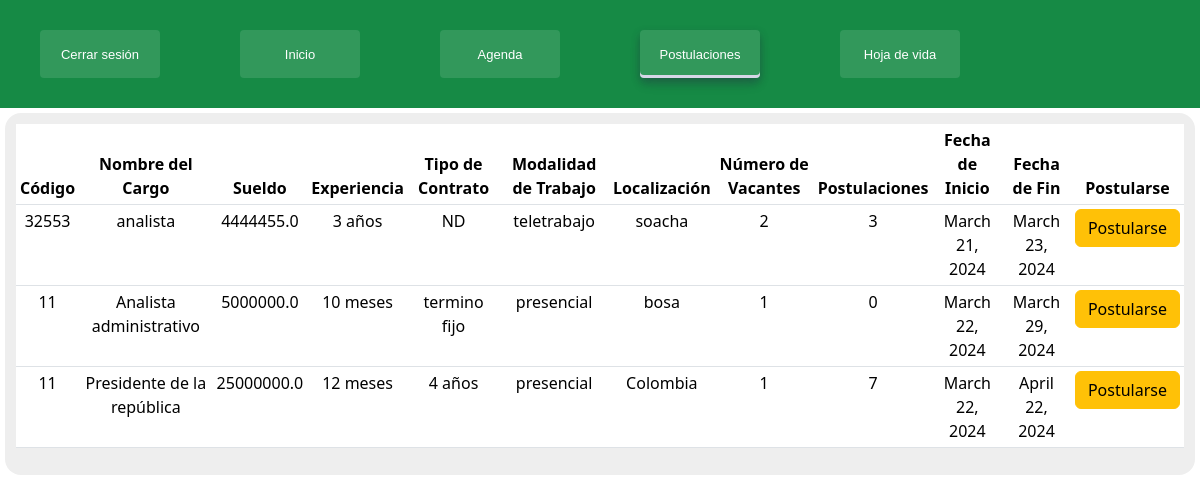
The app's page /usuario/postulaciones/, older data.
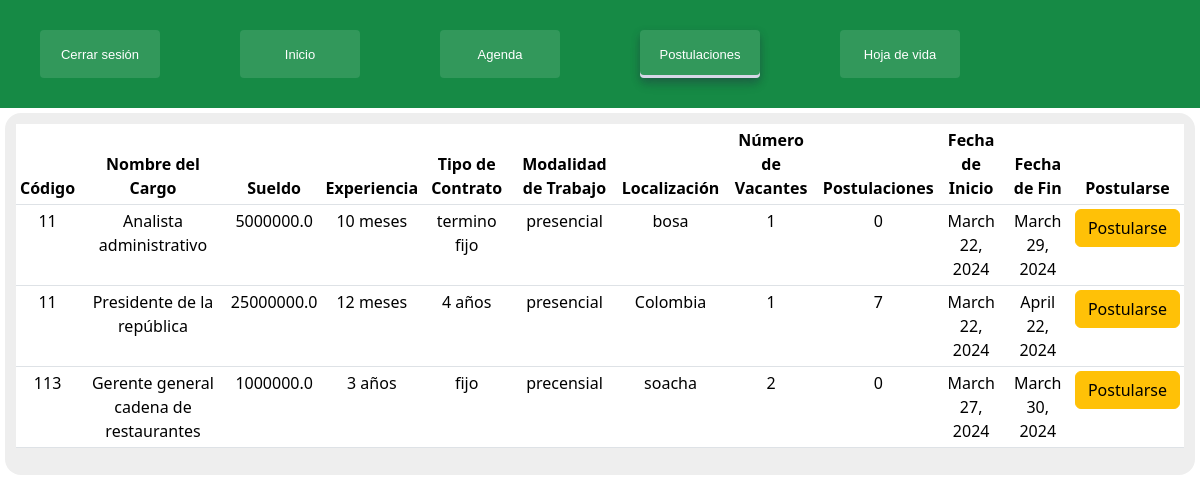
The same page, newer data.
### ofertas/models.py (models this page shows, shortened)
class Oferta(models.Model):
    codigo = models.IntegerField()
    profecion = models.CharField(max_length=255, null=True)
    experiencia = models.CharField(max_length=255)
    educacion = models.CharField(max_length=255)
    sueldo = models.FloatField()
    tipo_contrato = models.CharField(max_length=255)
    modalidad_trabajo = models.CharField(max_length=255)
    localizacion = models.CharField(max_length=255)
    n_vacantes = models.IntegerField()
    postulaciones = models.IntegerField()
    fecha_inicio = models.DateField()
    fecha_fin = models.DateField()

### ofertas/views.py (the view)
# urls.py: path('postulaciones/', views.postulacionesC, name="postulacionesC"),
def postulacionesC(request):
    data = Oferta.objects.all()
    return render(request, 'candidato/postulacionesC.html', {'ofertas': data})

### templates/candidato/postulacionesC.html (shortened to what this page needs)
{% load static%}
<!DOCTYPE html>
<html lang="en">
<head>
    <link href="{%static 'css/candidato/encabezado/encabezadoP.css'%}" rel="stylesheet">
    <link href="{%static 'css/candidato/encabezado/encabezado.css'%}" rel="stylesheet">
    <link href="{%static 'css/candidato/postulaciones/postulaciones.css'%}" rel="stylesheet">
    <link href="https://cdn.jsdelivr.net/npm/bootstrap@5.3.2/dist/css/bootstrap.min.css" rel="stylesheet">
</head>
<body>
    <div class="contenedor">
        <aside class="encabezado">
            <div class="flex4">
                <div class="navegacion">
                    <a class="but" href="{% url 'home' %}" onclick="return confirm('¿Estás seguro de cerrar sesión?')">Cerrar sesión</a>
                    <a class="but" href="{% url 'inicioC' %}">Inicio</a>
                    <a class="but" href="{% url 'agendaC' %}">Agenda</a>
                    <a class="butP" href="{% url 'postulacionesC' %}">Postulaciones</a>
                    <a class="but" href="{% url 'hoja_vida' %}">Hoja de vida</a>
                </div>
            </div>
        </aside>
        <div class="postulaciones">
            <div class="post">
                <table class="table table-sm" id="table11">
                    <thead class="table11">
                        <th scope="col"> Código </th>
                        <th scope="col"> Nombre del Cargo </th>
                        <th scope="col"> Sueldo </th>
                        <th scope="col"> Experiencia </th>
                        <th scope="col"> Tipo de Contrato </th>
                        <th scope="col"> Modalidad de Trabajo </th>
                        <th scope="col"> Localización </th>
                        <th scope="col"> Número de Vacantes </th>
                        <th scope="col"> Postulaciones </th>
                        <th scope="col"> Fecha de Inicio </th>
                        <th scope="col"> Fecha de Fin </th>
                        <th scope="col"> Postularse </th>
                    </thead>
                    <tbody>
                        {% for oferta in ofertas %}
                        <tr>
                            <td>{{ oferta.codigo }}</td>
                            <td>{{ oferta.profecion }}</td>
                            <td>{{ oferta.sueldo }}</td>
                            <td>{{ oferta.experiencia }}</td>
                            <td>{{ oferta.tipo_contrato }}</td>
                            <td>{{ oferta.modalidad_trabajo }}</td>
                            <td>{{ oferta.localizacion }}</td>
                            <td>{{ oferta.n_vacantes }}</td>
                            <td>{{ oferta.postulaciones }}</td>
                            <td>{{ oferta.fecha_inicio }}</td>
                            <td>{{ oferta.fecha_fin }}</td>
                            <td><a class="btn btn-warning" href="{% url 'postularse_oferta' oferta.id %}">Postularse</a></td>
                        </tr>
                        {% endfor %}
                    </tbody>
                </table>
            </div>
        </div>
    </div>
</body>
</html>

Row changes from the older to the newer data that the page shows:
removed Oferta: codigo "32553", profecion "analista", sueldo "4444455.0", experiencia "3 años", tipo_contrato "ND", modalidad_trabajo "teletrabajo", localizacion "soacha", n_vacantes "2", postulaciones "3", fecha_inicio "March 21, 2024", fecha_fin "March 23, 2024"
added Oferta: codigo "113", profecion "Gerente general cadena de restaurantes", sueldo "1000000.0", experiencia "3 años", tipo_contrato "fijo", modalidad_trabajo "precensial", localizacion "soacha", n_vacantes "2", postulaciones "0", fecha_inicio "March 27, 2024", fecha_fin "March 30, 2024"
